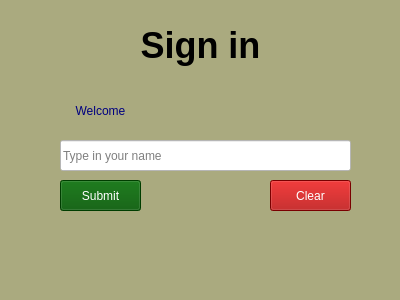
<?xml version="1.0" encoding="UTF-8"?>
<ui version="4.0">
 <class>Form</class>
 <widget class="QWidget" name="Form">
  <property name="geometry">
   <rect>
    <x>0</x>
    <y>0</y>
    <width>400</width>
    <height>300</height>
   </rect>
  </property>
  <property name="windowTitle">
   <string>Form</string>
  </property>
  <property name="styleSheet">
   <string notr="true">background-color: rgb(170, 85, 0);
background-color: rgb(170, 170, 127);</string>
  </property>
  <widget class="QLabel" name="label">
   <property name="geometry">
    <rect>
     <x>110</x>
     <y>20</y>
     <width>181</width>
     <height>51</height>
    </rect>
   </property>
   <property name="font">
    <font>
     <family>MS Sans Serif</family>
     <pointsize>27</pointsize>
     <weight>75</weight>
     <bold>true</bold>
     <underline>false</underline>
    </font>
   </property>
   <property name="text">
    <string>Sign in</string>
   </property>
   <property name="alignment">
    <set>Qt::AlignCenter</set>
   </property>
  </widget>
  <widget class="QLabel" name="label_btn">
   <property name="geometry">
    <rect>
     <x>20</x>
     <y>90</y>
     <width>161</width>
     <height>41</height>
    </rect>
   </property>
   <property name="styleSheet">
    <string notr="true">font: 75 11pt &quot;MS Shell Dlg 2&quot;;
color: rgb(0, 0, 127);
font: 14pt &quot;MS Shell Dlg 2&quot;;</string>
   </property>
   <property name="text">
    <string>Welcome</string>
   </property>
   <property name="alignment">
    <set>Qt::AlignCenter</set>
   </property>
  </widget>
  <widget class="QPushButton" name="submit_btn">
   <property name="geometry">
    <rect>
     <x>60</x>
     <y>180</y>
     <width>81</width>
     <height>31</height>
    </rect>
   </property>
   <property name="styleSheet">
    <string notr="true">background-color: rgb(0, 85, 0);
color: rgb(255, 255, 255);</string>
   </property>
   <property name="text">
    <string>Submit</string>
   </property>
  </widget>
  <widget class="QPushButton" name="clear_btn">
   <property name="geometry">
    <rect>
     <x>270</x>
     <y>180</y>
     <width>81</width>
     <height>31</height>
    </rect>
   </property>
   <property name="styleSheet">
    <string notr="true">background-color: rgb(170, 0, 0);
font: 12pt &quot;MS Shell Dlg 2&quot;;
color: rgb(255, 255, 255);</string>
   </property>
   <property name="text">
    <string>Clear</string>
   </property>
  </widget>
  <widget class="QLineEdit" name="input">
   <property name="geometry">
    <rect>
     <x>60</x>
     <y>140</y>
     <width>291</width>
     <height>31</height>
    </rect>
   </property>
   <property name="styleSheet">
    <string notr="true">background-color: rgb(255, 255, 255);</string>
   </property>
   <property name="text">
    <string/>
   </property>
   <property name="readOnly">
    <bool>false</bool>
   </property>
   <property name="placeholderText">
    <string>Type in your name</string>
   </property>
  </widget>
 </widget>
 <resources/>
 <connections/>
</ui>
